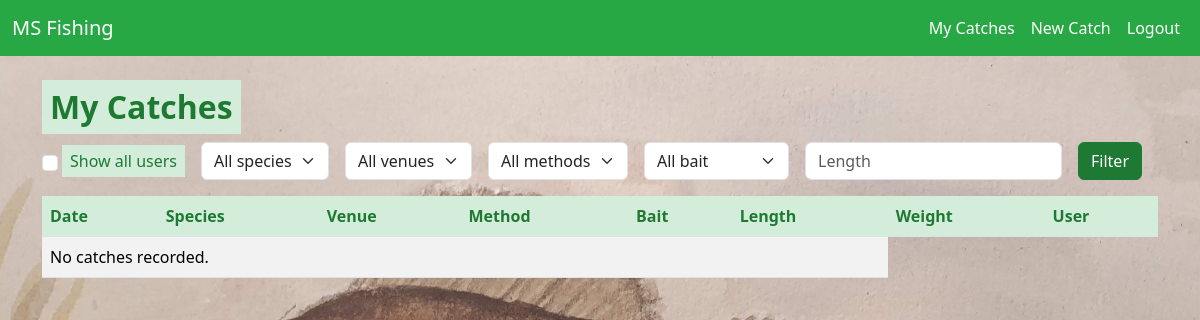
Before: /catch/ (signed in) with the older database file.
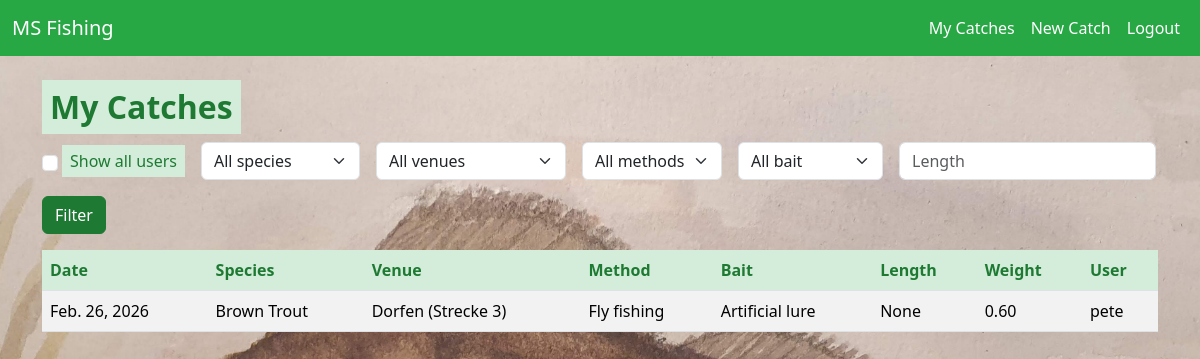
After: the same page with the newer database file.
### catch/models.py (models this page shows, shortened)
class Catch(models.Model):
    user = models.ForeignKey(settings.AUTH_USER_MODEL, on_delete=models.CASCADE)
    date = models.DateField()
    species = models.ForeignKey(Species, on_delete=models.PROTECT)
    venue = models.ForeignKey(Venue, on_delete=models.PROTECT)
    method = models.ForeignKey(Method, on_delete=models.PROTECT)
    bait = models.ForeignKey(Bait, on_delete=models.PROTECT)
    length = TolerantDecimalField(max_digits=4, decimal_places=1, blank=True, null=True)
    weight = models.DecimalField(max_digits=6, decimal_places=2, blank=True, null=True)
    class Meta:
        ordering = ['-date']

class Species(models.Model):
    name = models.CharField(max_length=50, unique=True)
    class Meta:
        ordering = ['name']

class Venue(models.Model):
    name = models.CharField(max_length=50, unique=True)
    class Meta:
        ordering = ['name']

class Method(models.Model):
    name = models.CharField(max_length=50, unique=True)
    class Meta:
        ordering = ['name']

class Bait(models.Model):
    name = models.CharField(max_length=50, unique=True)
    class Meta:
        ordering = ['name']

### catch/views.py (the view)
# urls.py: path('', CatchListView.as_view(), name='catch_list'),
class CatchListView(LoginRequiredMixin, ListView):
    model = Catch
    template_name = 'catch/catch_list.html'
    context_object_name = 'catches'
    paginate_by = 20
    def get_queryset(self):
        show_all = self.request.GET.get('all') == '1'
        if show_all:
            qs = Catch.objects.all()
        else:
            qs = Catch.objects.filter(user=self.request.user)
        species = self.request.GET.get('species')
        venue = self.request.GET.get('venue')
        method = self.request.GET.get('method')
        bait = self.request.GET.get('bait')
        length = self.request.GET.get('length')
        if species:
            qs = qs.filter(species_id=species)
        if venue:
            qs = qs.filter(venue_id=venue)
        if method:
            qs = qs.filter(method_id=method)
        if bait:
            qs = qs.filter(bait_id=bait)
        if length:
            try:
                qs = qs.filter(length=float(length))
            except (ValueError, TypeError):
                pass
        return qs
    def get_context_data(self, **kwargs):
        ctx = super().get_context_data(**kwargs)
        ctx['species_choices'] = Species.objects.all()
        ctx['venue_choices'] = Venue.objects.all()
        ctx['method_choices'] = Method.objects.all()
        ctx['bait_choices'] = Bait.objects.all()
        ctx['current_filters'] = {
            'species': self.request.GET.get('species', ''),
            'venue': self.request.GET.get('venue', ''),
            'method': self.request.GET.get('method', ''),
            'bait': self.request.GET.get('bait', ''),
            'length': self.request.GET.get('length', ''),
            'all': self.request.GET.get('all', ''),
        }
        ctx['show_all'] = self.request.GET.get('all') == '1'
        return ctx

### catch/context_processors.py (called while the page is built)
def random_background(request):
    if 'background' not in request.session:
        images_dir = os.path.join(settings.BASE_DIR, 'static', 'images', 'fishing')
        try:
            pics = [f for f in os.listdir(images_dir) if os.path.isfile(os.path.join(images_dir, f))]
        except FileNotFoundError:
            pics = []
        if pics:
            choice = random.choice(pics)
            request.session['background'] = f'images/fishing/{choice}'
    return {'random_bg': request.session.get('background', '')}

### catch/models.py (called while the page is built)
    def from_db_value(self, value, expression, connection):
        if value is None:
            return None
        try:
            return self.to_python(value)
        except (TypeError, InvalidOperation, ValueError):
            return None

### catch/templates/catch/catch_list.html (shortened to what this page needs)
{% extends 'base.html' %}
{% block content %}
<h2>{% if show_all %}All Catches{% else %}My Catches{% endif %}</h2>
<form method="get" class="row g-3 mb-3">
  <div class="col-auto d-flex align-items-center">
    <input type="checkbox" name="all" value="1" id="id_all" class="form-check-input" {% if current_filters.all == '1' %}checked{% endif %}>
    <label for="id_all" class="form-check-label ms-1">Show all users</label>
  </div>
  <div class="col-auto">
    <select name="species" class="form-select">
      <option value="">All species</option>
    </select>
  </div>
  <div class="col-auto">
    <select name="venue" class="form-select">
      <option value="">All venues</option>
    </select>
  </div>
  <div class="col-auto">
    <select name="method" class="form-select">
      <option value="">All methods</option>
    </select>
  </div>
  <div class="col-auto">
    <select name="bait" class="form-select">
      <option value="">All bait</option>
    </select>
  </div>
  <div class="col-auto">
    <input type="number" name="length" placeholder="Length" step="0.1" class="form-control" value="{{ current_filters.length }}">
  </div>
  <div class="col-auto">
    <button class="btn btn-primary" type="submit">Filter</button>
  </div>
</form>
<table class="table table-striped">
    <thead>
        <tr>
            <th>Date</th>
            <th>Species</th>
            <th>Venue</th>
            <th>Method</th>
            <th>Bait</th>
            <th>Length</th>
            <th>Weight</th>
            <th>User</th>
        </tr>
    </thead>
    <tbody>
        {% for catch in catches %}
        <tr>
            <td>{{ catch.date }}</td>
            <td>{{ catch.species.name }}</td>
            <td>{{ catch.venue.name }}</td>
            <td>{{ catch.method.name }}</td>
            <td>{{ catch.bait.name }}</td>
            <td>{{ catch.length }}</td>
            <td>{{ catch.weight }}</td>
            <td>{{ catch.user.username }}</td>
        </tr>
        {% empty %}
        <tr><td colspan="6">No catches recorded.</td></tr>
        {% endfor %}
    </tbody>
</table>
{% endblock %}

Changed rows visible on the page:
added Catch: date "Feb. 26, 2026", species.name "Brown Trout", venue.name "Dorfen (Strecke 3)", method.name "Fly fishing", bait.name "Artificial lure", length "None", weight "0.60", user.username "pete"
Other visible differences:
text no longer shown: "No catches recorded."
